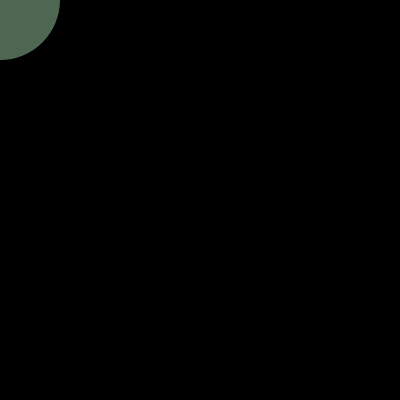
Frame 1 (no input)
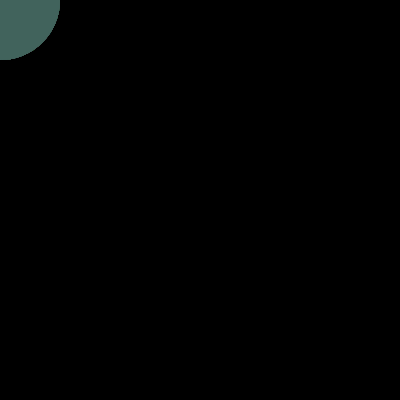
Frame 60 (no input)
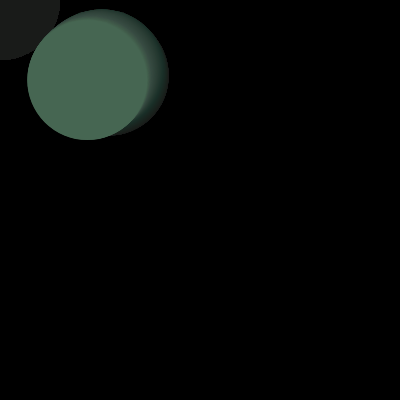
Frame 120 (the mouse pressed at the canvas centre since frame 60)

The p5.js sketch that drew these frames (run headless with seeded random() and noise() and a simulated clock; from frame 60 on, the mouse is pressed at the canvas centre):

// p5.js sketch
// ── sketch.js
var t;

function setup(){
  createCanvas(400, 400);
  background(0);
  t=0;
}

function draw(){
  //il secondo valore è l'opacità
  background (0, 5);
  
  var x = mouseX * noise(t);
  var y = mouseY * noise(t+5);
  var r = 255 * noise(t+6);
  var g = 255 * noise(t+7);
  var b = 255 * noise(t+8);
  
  noStroke();
  fill(r, g, b);
  ellipse(x, y, 120, 120);
  
  t = t + 0.003;
}
